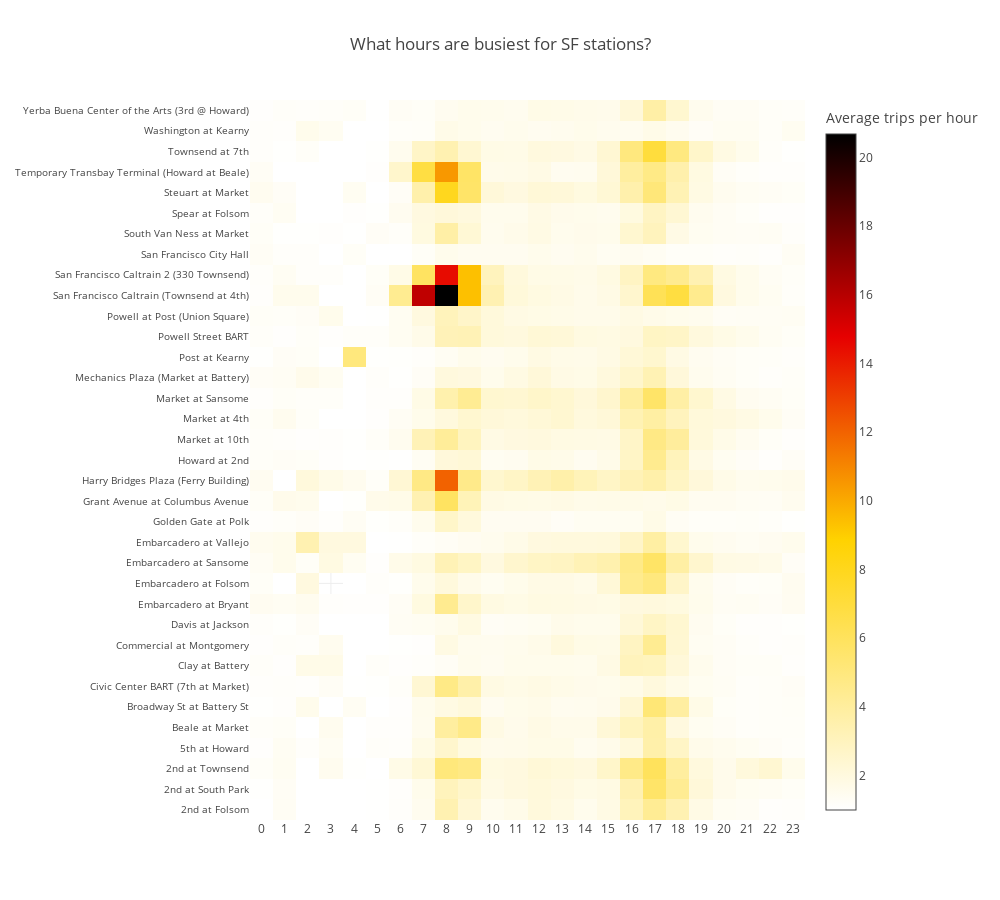

The cell this chart's notebook holds for it:
### Code cell
# plotting with plotly - What hours are busiest for SF stations?
df = df_trip_station_SF.groupby(['start_station_name', 'trip_date', 'trip_hour'],as_index=False)['count'].sum()
df = df.groupby(['start_station_name', 'trip_hour'],as_index=False)['count'].mean()
data = [
    go.Heatmap(
        z=df['count'],
        x=df['trip_hour'],
        y=df['start_station_name'],
        colorscale='Hot',
        reversescale=True,
        colorbar=dict(title='Average trips per hour')
    )
]
layout = go.Layout(
    title='What hours are busiest for SF stations?',
    height=900,
    width=1000,
    margin=dict(l=250),
    xaxis = dict(ticks='',nticks=25),
    yaxis = dict(ticks='',tickfont = dict(size=10))
)
fig = go.Figure(data=data, layout=layout)
iplot(fig)

### Figure 1 — Plotly figure (JSON) as saved in the notebook; plotly's stock layout.template omitted (floating-point values rounded to 4 significant figures; data arrays with more than 128 entries replaced by an {"elided": "..."} marker saying what was removed)
{"data": [{"colorbar": {"title": "Average trips per hour"}, "colorscale": "Hot", "reversescale": true, "type": "heatmap", "x": {"elided": "839 int values"}, "y": {"elided": "839 str values"}, "z": {"elided": "839 float values"}}], "layout": {"height": 900, "margin": {"l": 250}, "title": "What hours are busiest for SF stations?", "width": 1000, "xaxis": {"nticks": 25, "ticks": ""}, "yaxis": {"tickfont": {"size": 10}, "ticks": ""}}}
